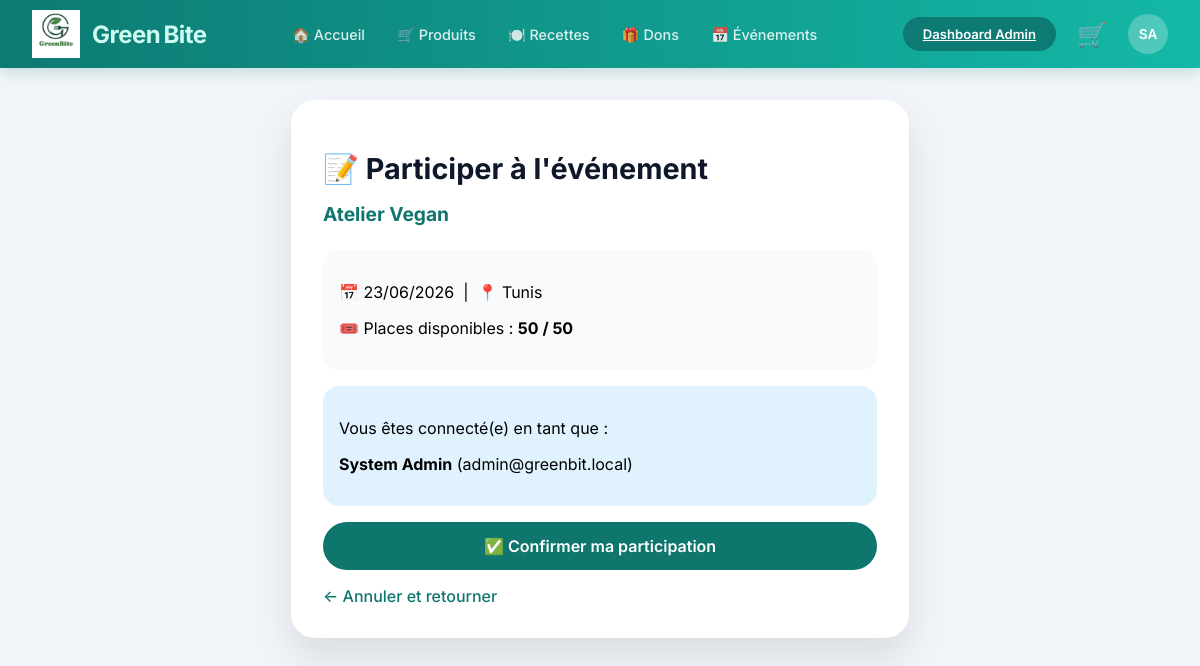
The page /Green-Bite/View/front-office/evenements/participer.php?id=1 (signed in) on the database its author committed.
### tables this page shows
CREATE TABLE IF NOT EXISTS `evenement` (
  `id` int(11) NOT NULL AUTO_INCREMENT,
  `titre` varchar(100) NOT NULL,
  `description` text NOT NULL,
  `date_event` date NOT NULL,
  `lieu` varchar(100) NOT NULL,
  `type` enum('Atelier','Conférence','Festival','Autre') NOT NULL,
  `organisateur_id` int(11) NOT NULL,
  `capacite_max` int(11) DEFAULT 100,
  `prix` decimal(10,2) DEFAULT 0.00,
  `image_url` varchar(500) DEFAULT NULL,
  `created_at` timestamp NOT NULL DEFAULT current_timestamp(),
  `updated_at` timestamp NOT NULL DEFAULT current_timestamp() ON UPDATE current_timestamp(),
  PRIMARY KEY (`id`),
  KEY `idx_date` (`date_event`),
  KEY `idx_type` (`type`),
  KEY `idx_lieu` (`lieu`),
  KEY `idx_organisateur` (`organisateur_id`),
  CONSTRAINT `evenement_ibfk_1` FOREIGN KEY (`organisateur_id`) REFERENCES `organisateur` (`id`) ON DELETE CASCADE
);

### Green-Bite/config/database.php (called while the page is built, shortened)
<?php
function getPdo(): PDO
{
    static $pdo = null;
    if ($pdo instanceof PDO) {
        return $pdo;
    }
    $dsn = 'mysql:host=' . DB_HOST . ';port=' . DB_PORT . ';dbname=' . DB_NAME . ';charset=utf8mb4';
    $options = [
        PDO::ATTR_ERRMODE => PDO::ERRMODE_EXCEPTION,
        PDO::ATTR_DEFAULT_FETCH_MODE => PDO::FETCH_ASSOC,
        PDO::ATTR_EMULATE_PREPARES => false,
    ];
    $pdo = new PDO($dsn, DB_USER, DB_PASS, $options);
    return $pdo;
}

### Green-Bite/Controller/EvenementController.php (called while the page is built, shortened)
<?php
class EvenementController {
    private $db;
    public function __construct() {
        $this->db = getPdo();
    }
    public function getEvenementById($id) {
        try {
            $id = filter_var($id, FILTER_VALIDATE_INT);
            $sql = "SELECT e.*, o.nom as organisateur_nom, o.email as organisateur_email,
                           o.telephone as organisateur_telephone, o.adresse as organisateur_adresse,
                           o.site_web as organisateur_site_web
                    FROM evenement e
                    LEFT JOIN organisateur o ON e.organisateur_id = o.id
                    WHERE e.id = :id";
            $query = $this->db->prepare($sql);
            $query->execute(['id' => $id]);
            $result = $query->fetch();
            return $result;
        } catch (Exception $e) {
            error_log("GetEvenementById error: " . $e->getMessage());
            return null;
        }
    }
}
?>

### Green-Bite/Controller/ParticipationController.php (called while the page is built, shortened)
<?php
class ParticipationController {
    private $db;
    public function __construct() {
        $this->db = getPdo();
    }
    public function isUserRegistered($evenement_id, $user_id) {
        try {
            $sql = "SELECT id FROM participation WHERE evenement_id = :event_id AND user_id = :user_id";
            $query = $this->db->prepare($sql);
            $query->execute(['event_id' => $evenement_id, 'user_id' => $user_id]);
            return $query->fetch() !== false;
        } catch (Exception $e) {
            return false;
        }
    }
    public function checkRemainingCapacity($evenement_id) {
        try {
            $evenement_id = filter_var($evenement_id, FILTER_VALIDATE_INT);
            $sql = "SELECT e.capacite_max, COUNT(p.id) as inscrits
                    FROM evenement e
                    LEFT JOIN participation p ON e.id = p.evenement_id AND p.statut != 'annule'
                    WHERE e.id = :event_id GROUP BY e.id";
            $query = $this->db->prepare($sql);
            $query->execute(['event_id' => $evenement_id]);
            $result = $query->fetch();
            $capacite = (int)$result['capacite_max'];
            $inscrits = (int)$result['inscrits'];
            return max(0, $capacite - $inscrits);
        } catch (Exception $e) {
            return 0;
        }
    }
}
?>

### Green-Bite/Controller/bootstrap.php (called while the page is built, shortened)
<?php
require_once __DIR__ . '/../config/database.php';
function getCurrentUser(): ?array
{
    return $_SESSION['user'] ?? null;
}

### Green-Bite/View/front-office/evenements/participer.php (the view, shortened to what this page needs)
<?php
require_once __DIR__ . '/../../includes/bootstrap.php';
require_once __DIR__ . '/../../../Controller/EvenementController.php';
require_once __DIR__ . '/../../../Controller/ParticipationController.php';
$eventController = new EvenementController();
$participationController = new ParticipationController();
$currentUser = getCurrentUser();
$eventId = isset($_GET['id']) ? (int)$_GET['id'] : 0;
$event = $eventController->getEvenementById($eventId);
$success = '';
$participationId = 0;
$isRegistered = $participationController->isUserRegistered($eventId, $currentUser['id']);
$placesRestantes = $participationController->checkRemainingCapacity($eventId);
$capaciteMax = $event['capacite_max'] ?? 0;
$complet = ($capaciteMax > 0 && $placesRestantes <= 0);
$userFullName = trim(($currentUser['prenom'] ?? '') . ' ' . ($currentUser['nom'] ?? ''));
$qrCodeUrl = '';
?>
<!DOCTYPE html>
<html lang="fr">
<head>
    <link rel="stylesheet" href="/Green-Bite/View/style.css">
</head>
<body>
<?php include __DIR__ . '/../../includes/navbar.php'; ?>
<div class="ev-participer-wrap">
    <div class="ev-card-box">
        <h1>📝 Participer à l'événement</h1>
        <h2><?= htmlspecialchars($event['titre']) ?></h2>
        <div class="ev-event-info">
            <p>📅 <?= date('d/m/Y', strtotime($event['date_event'])) ?> &nbsp;|&nbsp; 📍 <?= htmlspecialchars($event['lieu']) ?></p>
            <?php if ($capaciteMax > 0): ?>
                <p>🎟️ Places disponibles : <strong><?= max(0, $placesRestantes) ?> / <?= $capaciteMax ?></strong></p>
            <?php endif; ?>
        </div>
        <div class="ev-user-info-box">
            <p>Vous êtes connecté(e) en tant que :</p>
            <p><strong><?= htmlspecialchars($userFullName) ?></strong> (<?= htmlspecialchars($currentUser['email'] ?? '') ?>)</p>
        </div>
        <?php if ($success): ?>
            <div class="ev-success">
                <strong>✅ <?= htmlspecialchars($success) ?></strong>
                <br><br>Un email de confirmation avec votre billet électronique vous a été envoyé.
            </div>
            <?php if ($qrCodeUrl): ?>
            <div class="ev-qr-section">
                <h3>🎟️ Votre billet électronique</h3>
                <img src="<?= $qrCodeUrl ?>" alt="QR Code - Billet de participation" id="qrCodeImage">
                <p>Présentez ce QR code à l'entrée de l'événement</p>
                <a href="<?= $qrCodeUrl ?>" download="billet_<?= $participationId ?>.png" class="ev-btn-download">📥 Télécharger mon billet</a>
            </div>
            <?php endif; ?>
            <div class="ev-action-links">
                <a href="showEvenement.php?id=<?= $eventId ?>" class="ev-back-link">← Retour à l'événement</a>
                <a href="/Green-Bite/View/front-office/evenements/mes-participations.php" class="ev-back-link">📋 Voir mes participations →</a>
            </div>
        <?php elseif ($complet): ?>
            <div class="ev-error">❌ Désolé, cet événement est complet !</div>
            <a href="showEvenement.php?id=<?= $eventId ?>" class="ev-back-link">← Retour à l'événement</a>
        <?php else: ?>
            <form method="POST">
                <button type="submit" class="ev-btn-submit">✅ Confirmer ma participation</button>
            </form>
            <a href="showEvenement.php?id=<?= $eventId ?>" class="ev-back-link">← Annuler et retourner</a>
        <?php endif; ?>
    </div>
</div>
</body>
</html>

### Green-Bite/View/style.css (style rules this page uses)
:root { --primary-green: #15803d; --primary-green-dark: #166534; --primary-green-light: #dcfce7; --accent-teal: #0d7a73; --accent-teal-dark: #085851; --accent-teal-light: #ccfbf1; --gray-light: #f1f5f9; --gray-border: #e2e8f0; --text-dark: #0f172a; --text-muted: #64748b; }
body { font-family: 'Inter', system-ui, -apple-system, sans-serif; background-color: var(--gray-light); margin: 0; padding: 0; }
* { box-sizing: border-box; }

### Green-Bite/View/front-office/evenements/participer.php (style rules this page uses)
.ev-participer-wrap { max-width: 650px; margin: 2rem auto; padding: 0 1rem; }
.ev-card-box { background: white; border-radius: 24px; padding: 2rem; box-shadow: 0 20px 40px rgba(0,0,0,0.1); }
.ev-card-box h1 { font-size: 1.8rem; color: #0f172a; margin-bottom: 0.5rem; }
.ev-card-box h2 { font-size: 1.2rem; color: #0f766e; margin-bottom: 1.5rem; }
.ev-event-info { background: #f8fafc; padding: 1rem; border-radius: 16px; margin: 1rem 0; }
.ev-user-info-box { background: #e0f2fe; padding: 1rem; border-radius: 16px; margin: 1rem 0; }
.ev-btn-submit { width: 100%; background: #0f766e; color: white; padding: 0.875rem; border: none; border-radius: 9999px; font-size: 1rem; font-weight: 600; cursor: pointer; transition: all 0.3s; font-family: 'Inter', sans-serif; }
.ev-back-link { display: inline-block; margin-top: 1rem; color: #0f766e; text-decoration: none; font-weight: 500; }

### rows shown on the page
evenement: titre "Atelier Vegan", date_event "23/06/2026", lieu "Tunis", capacite_max "50"

### other values the page prints
$initials "SA"
$userFullName "System Admin"
$currentUser['email'] "admin@greenbit.local"
